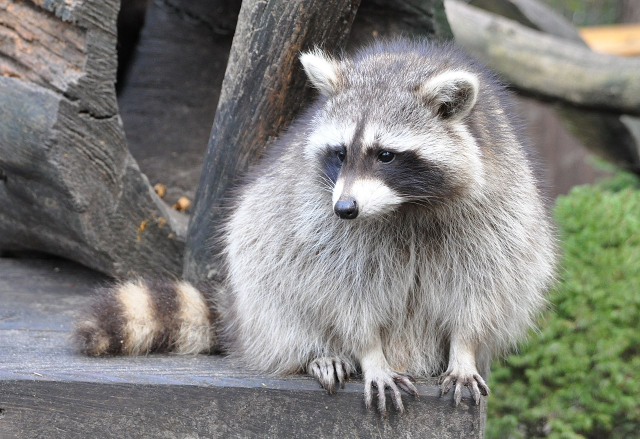
#> input picture img/raccoon.jpg, 1280 x 877 px (shown at 1/2 size)
$ jupyter execute --allow-errors 11-numpy.ipynb
#> lines starting #> are read from the running program, lines starting #| are printed output that depends on the picture
## Numpy
Numpy is a commonly used library for the scientific use of python.
The package allows high-performance computation on multidimensional arrays. There are a lot of built-in functions for working with arrays.
This notebook wants to show basic and advanced functionalities of numpy.

[cell 1]
import numpy as np # importing numpy with an alias for easy use

Initializing arrays and accessing elements and information about a given array

[cell 2]
a = np.array([1, 2, 3, 4, 5])

print(a)
print(type(a)) # python built-in function for any python object
print(a.shape) # function of the numpy object that returns the shape of the array

print(a[0]) # access elements like in a python list

a[0] = 6 # change a list object value
print(a)

Creating multidimensional arrays or matrices

[cell 3]
b = np.array([[1, 2, 3], [4, 5, 6], [7, 8, 9]])
print(b.shape)
print(b[0, 0], b[1, 2])

Convenience functions for easy array creation

[cell 4]
a = np.zeros((3,3))
print(a)

b = np.ones((1, 2))
print(b)

c = np.eye(3) # creates a 3 dimensional identity matrix
print(c)

d = np.random.random((3,3)) #creates a 3x3 matrix with random values between 0 and 1
print(d)

### Exercise 11.1
Create an array with shape (3,7) filled like
[[1, 2, 3 ,4 , 5, 6, 7]
 [8, 9, ...
 ]]

[cell 5]
a = np.array([[1, 2, 3 ,4 , 5, 6, 7],
              [8, 9, 10, 11 ,12, 13, 14],
              [15, 16, 17, 18 ,19, 20, 21]
             ]
            )
print(a)

### Exercise 11.2
Create an array that contains the elements from the last two rows from column three to five

[cell 6]
b = a[-2:, 2:5]
print(b)

Selecting and modifying elements from a matrix with lists

[cell 7]
c = np.array([ 2, 3, 6])
#selects one elements from each row with the indices given by c
print(a[np.arange(3), c])
#add 10 to those elements
a[np.arange(3), c ] += 10
print(a)

### Exercise 11.3

Select the third, sixths and second element of row one, two and three from the array and multiply all elements by five

[cell 8]
d = np.array([2, 5, 1])
a[np.arange(3), d] *=10
print(a)

Boolean indexing and masks

[cell 9]
mask = (a>9) #creates a boolean array where the element in a is larger than 9
print(mask)

print(a[mask]) #prints all values that fulfill the condition

print(a[a>2]) # in one line (very convenient for filtering data)

## Datatypes in numpy

numpy chooses the datatype according to the values in the list.
A particular datatype can be enforced during initialization to avoid issues in calculations and assertions

[cell 10]
x = np.array([1,2])
print(x.dtype)

x = np.array([1.0, 2.0])
print(x.dtype)

x = np.array([1, 2], dtype=np.int8) #forces the datatype to be int8
print(x.dtype)

## The useful stuff: Math with numpy arrays

numpy has a lot of built-in functionalities for basic maths

[cell 11]
x = np.array([[1, 2, 3], [4, 5, 6], [7, 8, 9]])
y = 2*np.eye(3)

#elementwise addition
print(x+y)
print(np.add(x,y))
#elementwise subtraction
print(x-y)
print(np.subtract(x,y))
#elementwise multiplication
print(x*y)
print(np.multiply(x,y))
#elementwise division
print(x/x)
print(np.divide(x,x))
#elementwise square root
print(np.sqrt(x))

[cell 12]
### Matrix multiplication

[cell 13]
print(x.dot(y))
print(np.dot(x,y))
print(x@y) #this method is preferred in newer versions of numpy

print(np.cross(x, y)) #cross product

[cell 14]
v = np.array([1, 2, 3]) #vector for matrix vector multiplication
w = np.array([4, 5, 6])
print(v.dot(w)) #scalar product
print(np.dot(v, w))

print(x.dot(v))
print(np.dot(x,v))
print(x@v)

### more built-in functions

[cell 15]
print(np.sum(x)) #sums up all elements
print(np.sum(x, axis=0)) #sums up all columns
print(np.sum(x, axis=1)) #sums up all rows

### Transposition

[cell 16]
print(x)
print(x.T)
print(v)
print(v.T)

### Broacasting and Reshaping
Broadcasting can be used to add a constant vector to every row or column of a matrix. Numpy handles these operation itself.

[cell 17]
print(x)
print(v)
print(x + v) #this adds v elementwise to every column of x

[cell 18]
z = np.array([1,2])
#outer product of vectors
# reshaping the v vector to a column-like vector
print(np.reshape(v, (3,1)))
print(np.reshape(v, (3,1))* z)

## Using skimage for image processing
Images can be interpreted as matrices with RGB Values. These images can be read with skimage and other packages and be processed like numpy arrays.

[cell 19]
from skimage import transform, io

img = io.imread('img/raccoon.jpg')
#> img is the input picture: shape (877, 1280, 3); mean R, G, B 127.7, 128, 123.1
print(img.dtype, img.shape)
#| uint8 (877, 1280, 3)
print(img)
#> (printed output is left out)
img_tinted = img * [1, 0.8, 0.9] #changes the rgb values of the image
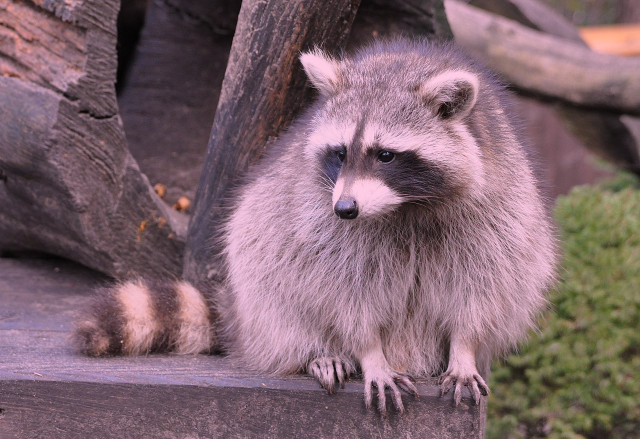
#> img_tinted: shape (877, 1280, 3) float64 (shown at 1/2 size); mean R, G, B 127.7, 102.4, 110.8
img_bw = np.dot(img[...,:3], [0.299, 0.587, 0.114]) #formula for greyscale conversion
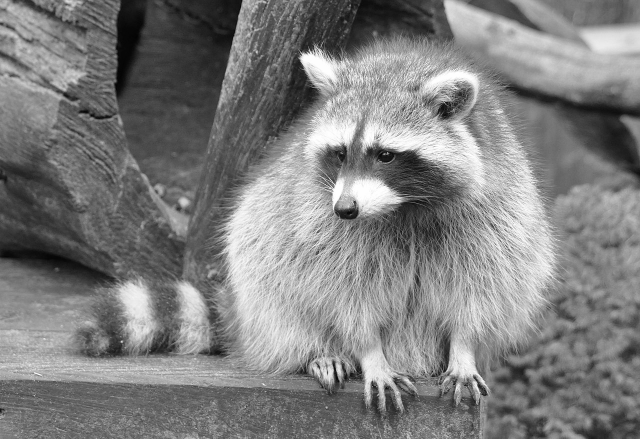
#> img_bw: shape (877, 1280) float64 (shown at 1/2 size); min 0, max 255, mean 127.3
print(img_bw)
#> (printed output is left out)
img_resized = transform.resize(img, (200, 200), mode='symmetric', preserve_range=True) #resizes the image
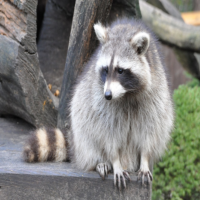
#> img_resized: shape (200, 200, 3) float64; mean R, G, B 127.7, 128, 123.1

#> (the rest of this cell did not finish here and is left out)
